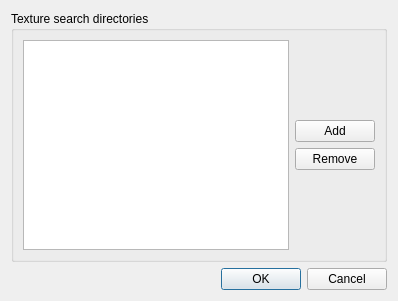
<?xml version="1.0" encoding="UTF-8"?>
<ui version="4.0">
 <class>ConfigDialog</class>
 <widget class="QDialog" name="ConfigDialog">
  <property name="geometry">
   <rect>
    <x>0</x>
    <y>0</y>
    <width>398</width>
    <height>301</height>
   </rect>
  </property>
  <property name="windowTitle">
   <string>Config</string>
  </property>
  <layout class="QVBoxLayout" name="verticalLayout_2">
   <item>
    <widget class="QGroupBox" name="groupBox">
     <property name="title">
      <string>Texture search directories</string>
     </property>
     <layout class="QGridLayout" name="gridLayout_2">
      <item row="0" column="0">
       <widget class="QListWidget" name="lw_dirs"/>
      </item>
      <item row="0" column="1">
       <layout class="QVBoxLayout" name="verticalLayout">
        <item>
         <spacer name="verticalSpacer_2">
          <property name="orientation">
           <enum>Qt::Vertical</enum>
          </property>
          <property name="sizeHint" stdset="0">
           <size>
            <width>20</width>
            <height>40</height>
           </size>
          </property>
         </spacer>
        </item>
        <item>
         <widget class="QPushButton" name="pb_add">
          <property name="text">
           <string>Add</string>
          </property>
         </widget>
        </item>
        <item>
         <widget class="QPushButton" name="pb_remove">
          <property name="text">
           <string>Remove</string>
          </property>
         </widget>
        </item>
        <item>
         <spacer name="verticalSpacer">
          <property name="orientation">
           <enum>Qt::Vertical</enum>
          </property>
          <property name="sizeHint" stdset="0">
           <size>
            <width>20</width>
            <height>40</height>
           </size>
          </property>
         </spacer>
        </item>
       </layout>
      </item>
     </layout>
    </widget>
   </item>
   <item>
    <widget class="QDialogButtonBox" name="buttonBox">
     <property name="orientation">
      <enum>Qt::Horizontal</enum>
     </property>
     <property name="standardButtons">
      <set>QDialogButtonBox::Cancel|QDialogButtonBox::Ok</set>
     </property>
    </widget>
   </item>
  </layout>
 </widget>
 <resources/>
 <connections>
  <connection>
   <sender>buttonBox</sender>
   <signal>accepted()</signal>
   <receiver>ConfigDialog</receiver>
   <slot>accept()</slot>
   <hints>
    <hint type="sourcelabel">
     <x>248</x>
     <y>254</y>
    </hint>
    <hint type="destinationlabel">
     <x>157</x>
     <y>274</y>
    </hint>
   </hints>
  </connection>
  <connection>
   <sender>buttonBox</sender>
   <signal>rejected()</signal>
   <receiver>ConfigDialog</receiver>
   <slot>reject()</slot>
   <hints>
    <hint type="sourcelabel">
     <x>316</x>
     <y>260</y>
    </hint>
    <hint type="destinationlabel">
     <x>286</x>
     <y>274</y>
    </hint>
   </hints>
  </connection>
 </connections>
</ui>
